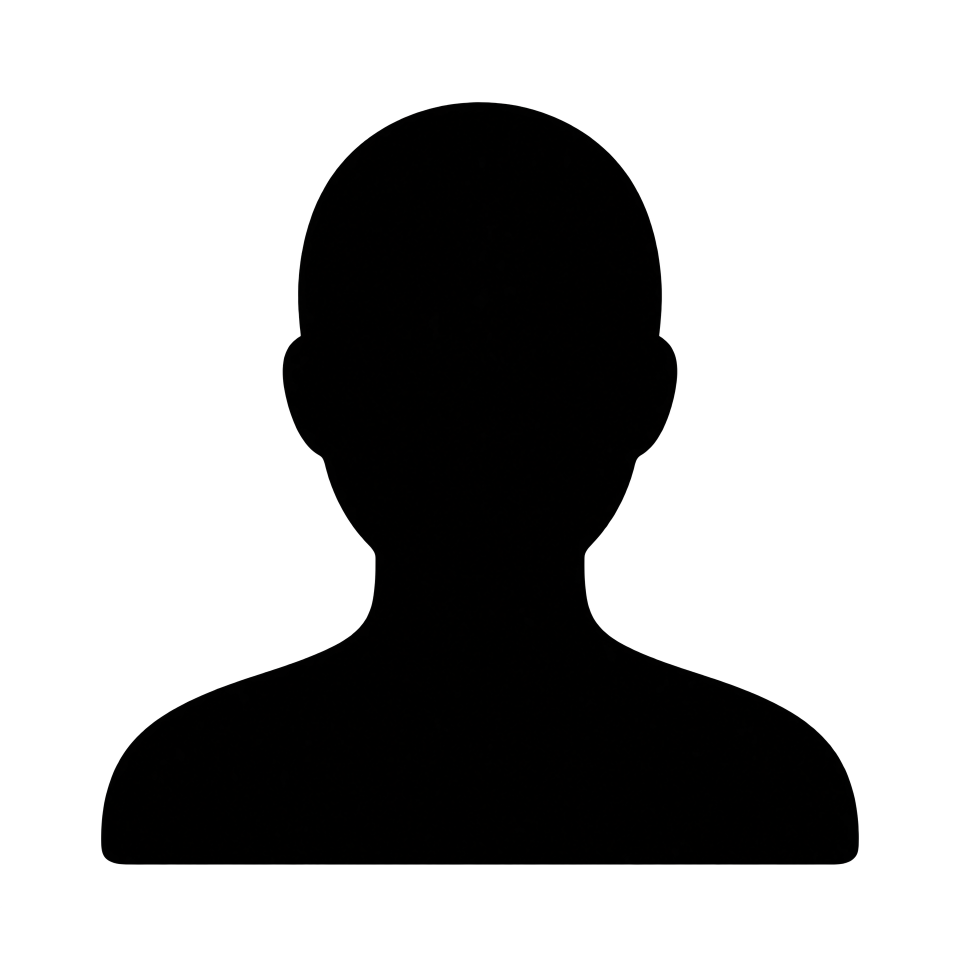
#> input picture integrations/renpy-technosutra/assets-source/generic_speaker_shadow_master.png, 1920 x 1920 px (shown at 1/2 size)
$ python prepare_speaker_avatar.py
#> lines starting #> are read from the running program, lines starting #| are printed output that depends on the picture
#!/usr/bin/env python3
"""Prepare the anonymous speaker silhouette for compact Ren'Py runtime use."""
from __future__ import annotations

import hashlib
import json
from pathlib import Path

from PIL import Image

ROOT = Path(__file__).resolve().parents[1]
SOURCE = ROOT / "assets-source" / "generic_speaker_shadow_master.png"
OUT_DIR = ROOT / "game" / "images" / "speakers"
OUTPUT = OUT_DIR / "generic_speaker_shadow.png"
PROVENANCE = OUT_DIR / "provenance.json"
SIZE = (512, 512)


def sha256(path: Path) -> str:
    return hashlib.sha256(path.read_bytes()).hexdigest()


def main() -> None:
    if not SOURCE.is_file():
        raise SystemExit(f"Generated master silhouette is missing: {SOURCE}")

    source = Image.open(SOURCE).convert("RGBA")
#> source is the input picture: PIL image 1920x1920 RGBA; mean R, G, B, A 0.2, 0.1, 0, 84.1
    if source.width != source.height:
        raise SystemExit(f"Expected a square master silhouette; found {source.size}")

    alpha = source.getchannel("A")
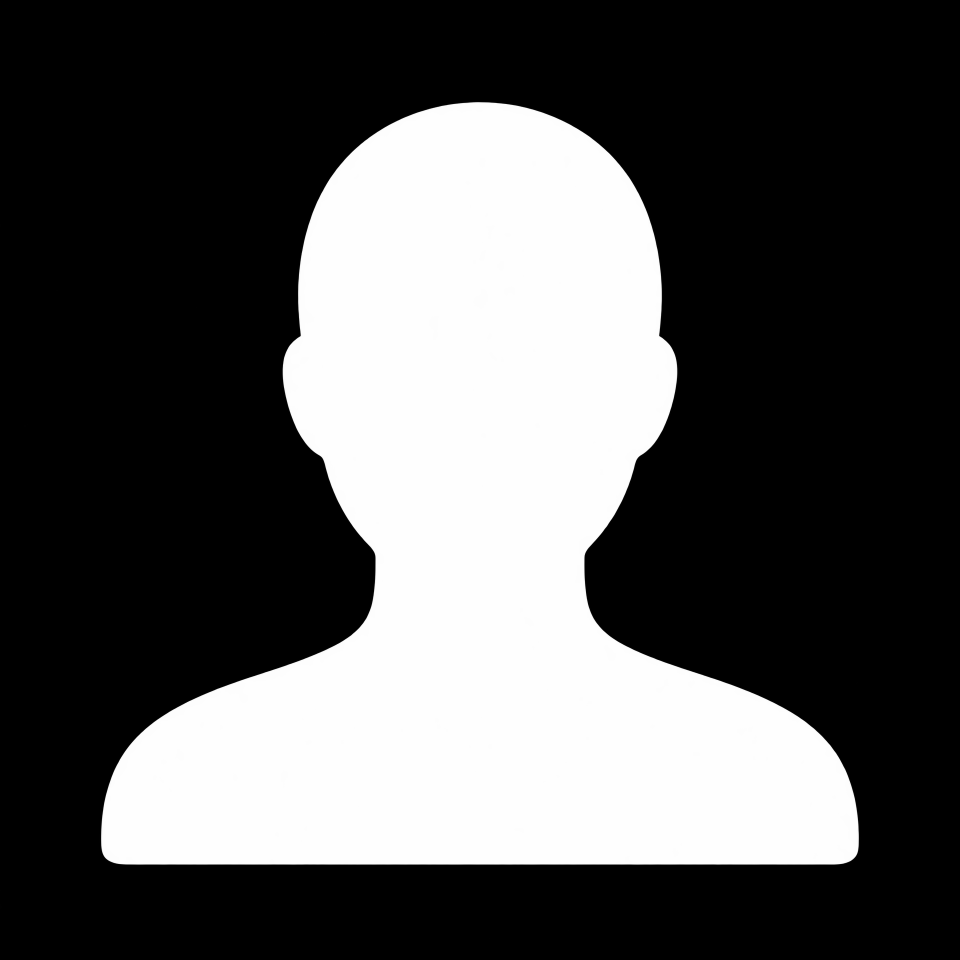
#> alpha: PIL image 1920x1920 L (shown at 1/2 size); min 0, max 254, mean 84.1
    alpha_min, alpha_max = alpha.getextrema()
#> alpha_min = 0; alpha_max = 254
    if alpha_min != 0 or alpha_max < 240:
        raise SystemExit("Master silhouette must have native transparent background and opaque figure pixels")
    visible = sum(1 for value in alpha.getdata() if value > 32)
#> visible = 1222366
    coverage = visible / (source.width * source.height)
#> coverage = 0.332
    if not 0.10 <= coverage <= 0.75:
        raise SystemExit(f"Unexpected silhouette coverage: {coverage:.1%}")

    # Keep only the generated silhouette's alpha, normalize the figure to black,
    # and downsample without cropping or changing its aspect ratio.
    normalized = Image.new("RGBA", source.size, (0, 0, 0, 255))
    normalized.putalpha(alpha)
    runtime = normalized.resize(SIZE, Image.Resampling.LANCZOS)
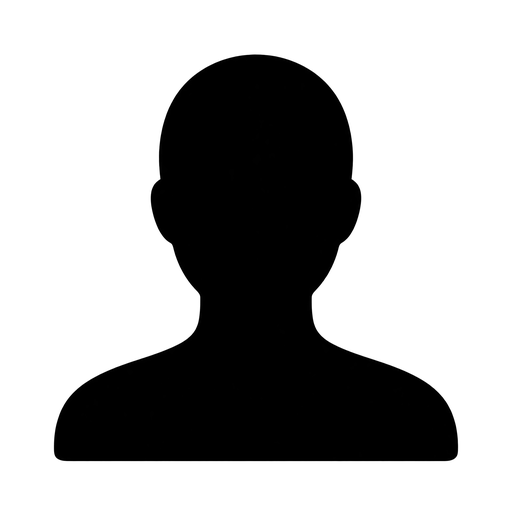
#> runtime: PIL image 512x512 RGBA; mean R, G, B, A 0, 0, 0, 84.1; transparent parts drawn white
    OUT_DIR.mkdir(parents=True, exist_ok=True)
    runtime.save(OUTPUT, format="PNG", optimize=True)

    check = Image.open(OUTPUT).convert("RGBA")
    if check.size != SIZE or check.getchannel("A").getextrema()[0] != 0:
        raise SystemExit("Runtime silhouette failed size or transparency verification")
    if any(r or g or b for r, g, b, _a in check.getdata()):
        raise SystemExit("Runtime silhouette contains non-black visible pixels")

    provenance = {
        "schemaVersion": 1,
        "status": "owner-requested_original_speaker_fallback",
        "asset": str(OUTPUT.relative_to(ROOT)),
        "dimensions": list(SIZE),
        "format": "PNG",
        "alphaChannel": True,
        "sourceMaster": str(SOURCE.relative_to(ROOT)),
        "sourceSha256": sha256(SOURCE),
        "runtimeSha256": sha256(OUTPUT),
        "runtimeBytes": OUTPUT.stat().st_size,
        "creation": "Original AI-generated, generic featureless human bust silhouette; the user-provided image informed only the broad shadow-figure concept, with no source pixels or identifying details copied.",
        "generator": "gpt-image-2.5, medium quality",
        "runtimeTransform": "Preserved the generated alpha mask, normalized all visible RGB pixels to pure black, and downsampled the square master with Lanczos; no crop or external imagery.",
        "usage": "Fallback portrait only for non-Orbe speakers without an explicit entry in stem_speaker_portraits; does not replace scene illustrations or the Orbe narrator orb.",
    }
    PROVENANCE.write_text(json.dumps(provenance, ensure_ascii=False, indent=2) + "\n", encoding="utf-8")
    print(f"Prepared {OUTPUT} ({SIZE[0]}x{SIZE[1]}, {OUTPUT.stat().st_size} bytes)")


if __name__ == "__main__":
    main()
